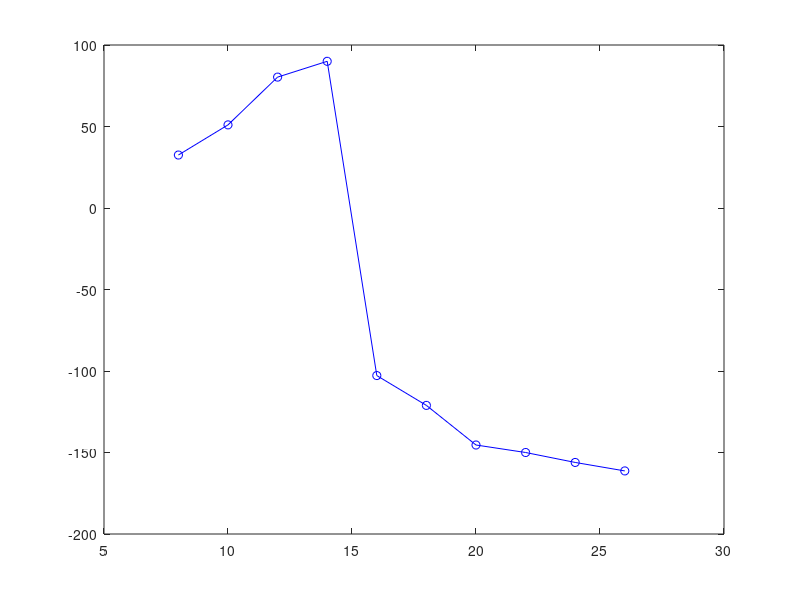

Reproduce this figure in MATLAB.
A = [8 10 12 14 16 18 20 22 24 26];
B = [1.285 1.442 1.542 1.428 0.925 0.842 0.725 0.568 0.432 0.349];
C = [32.5 51.0 80.3 90.0 -102.8 -121.1 -145.4 -150.0 -156.1 -161.3];
plot(A,C,'bo-')